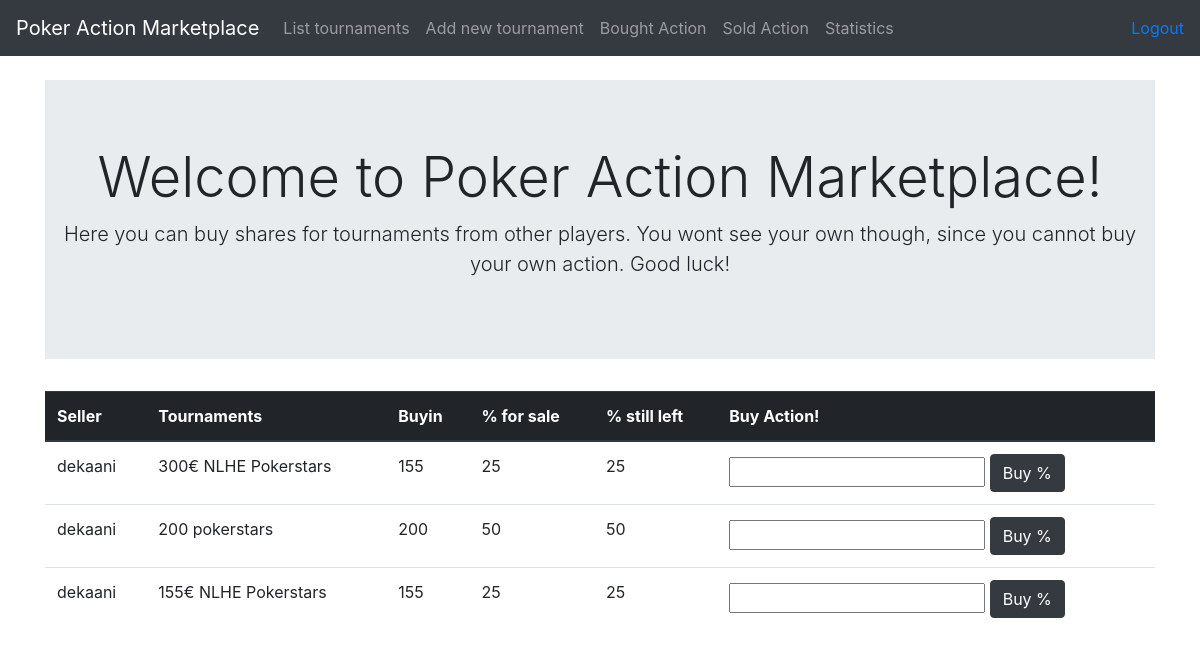
Page /tournaments/ (signed in) on the committed database.
### application/tournamentPackages/models.py (models this page shows, shortened)
class TournamentPackage(Base):
    tournament = db.Column(db.String(144), nullable=False)
    buyin = db.Column(db.Integer, nullable=False)
    pcttobesold = db.Column(db.Integer, nullable=False)
    pctleft = db.Column(db.Integer, nullable=False)
    account_id = db.Column(db.Integer, db.ForeignKey('account.id'), nullable=False)
    def __init__(self, tournament, buyin, pcttobesold):
        self.tournament = tournament
        self.buyin = buyin
        self.pcttobesold = pcttobesold
        self.pctleft = pcttobesold
        self.user = ''
        self.userid = ''
    @staticmethod
    def join_account_on_tournaments():
        stmt = text("SELECT * FROM tournament_package"
                    " LEFT JOIN account on tournament_package.account_id = account.id")
        res = db.engine.execute(stmt)
        tournaments = []
        for row in res:
            tournament = TournamentPackage(row[3], row[4], row[5])
            tournament.user = row[-2]
            tournament.id = row[0]
            tournament.userid = row[7]
            tournament.pctleft = row[6]
            if tournament.userid == current_user.id:
                continue
            tournaments.append(tournament)
        tournaments.sort(key=lambda x: x.user, reverse=True)
        return tournaments

### application/tournamentPackages/views.py (the view)
@app.route('/tournaments/', methods=['GET'])
@login_required(role="USER")
def tournaments_index():
    tournaments = TournamentPackage.join_account_on_tournaments()
    return render_template('tournaments/list.html', tournaments = tournaments)

### application/__init__.py (called while the page is built)
def login_required(role="ANY"):
    def wrapper(fn):
        @wraps(fn)
        def decorated_view(*args, **kwargs):
            if not current_user:
                return login_manager.unauthorized()
            if not current_user.is_authenticated:
                return login_manager.unauthorized()
            unauthorized = False
            if role != "ANY":
                unauthorized = True
                for user_role in current_user.role():
                    if user_role == role:
                        unauthorized = False
                        break
            if unauthorized:
                return login_manager.unauthorized()
            return fn(*args, **kwargs)
        return decorated_view
    return wrapper

@login_manager.user_loader
def load_user(user_id):
    return User.query.get(user_id)

### application/auth/models.py (called while the page is built)
    def role(self):
        if self.name == 'admin':
            return ['ADMIN', 'USER']
        else:
            return['USER']

### application/templates/tournaments/list.html (shortened to what this page needs)
{% extends "layout.html" %}
{% block body %}
<div class="jumbotron jumbotron-fluid">
  <div class="container">
    <h1 class="display-4" align=center>Welcome to Poker Action Marketplace!</h1>
    <p class="lead" align=center>Here you can buy shares for tournaments from other players. You wont see your own though, since you cannot buy your own action. Good luck!</p>
  </div>
</div>
<table class="table">
  <thead class="thead-dark">
  <th scope="col">Seller</th>
  <th scope="col">Tournaments</th>
  <th scope="col">Buyin</th>
  <th scope="col">% for sale</th>
  <th scope="col">% still left</th>
  <th scope="col">Buy Action!</th>
  </thead>
  {% for tournament in tournaments %}
  <tr>
    <td>{{ tournament.user }}</td>
    <td>{{ tournament.tournament }}</td>
    <td>{{ tournament.buyin }}</td>
    <td>{{ tournament.pcttobesold }}</td>
    <td>{{ tournament.pctleft }}</td>
    {% if tournament.pctleft == 0 %}
    <td><button class="btn btn-dark">All sold!</button></td>
    {% else %}
    <td><form method="POST", action="{{ url_for('tournaments_buy_percentage', tournament_id = tournament.id) }}">
      <input name="text">
      <input type="submit", value='Buy %' class="btn btn-dark">
    </form></td>
    {% endif %}
  </tr>
{% endfor %}
</table>
{% endblock %}

### application/templates/layout.html (shortened to what this page needs)
<!DOCTYPE html>
<html>
<head>
  <link rel="stylesheet" href="https://maxcdn.bootstrapcdn.com/bootstrap/4.0.0/css/bootstrap.min.css">
</head>
<body>
  <nav class="navbar navbar-expand-md navbar-dark bg-dark mb-4">
    <a class="navbar-brand" href="#">Poker Action Marketplace</a>
      <div class="collapse navbar-collapse" id="navbarCollapse">
        <ul class="navbar-nav mr-auto">
          <li class="nav-item">
            <a class="nav-link" href="{{ url_for('tournaments_index') }} ">List tournaments</a>
          </li>
          <li class="nav-item">
            <a class="nav-link" href="{{ url_for('tournaments_form') }} ">Add new tournament</a>
          </li>
          <li class="nav-item">
            <a class="nav-link" href="{{ url_for('show_purchased_tournaments') }}">Bought Action</a>
          </li>
          <li class="nav-item">
            <a class="nav-link" href="{{ url_for('show_sold_tournaments') }}">Sold Action</a>
          </li>
          {% if current_user.is_authenticated %}
          {% if current_user.role()[0] == "ADMIN" %}
          <li class="nav-item">
            <a class="nav-link" href="{{ url_for('show_statistics') }}">Statistics</a>
          </li>
          {% endif %}
          {% endif %}
        </ul>
        <div class="form-inline mt-2 mt-md-0">
          {% if current_user.is_authenticated %}
          <a href="{{ url_for('auth_logout') }}">Logout</a>
          {% else %}
          <a class="nav-item" href="{{ url_for('auth_login') }}">Login</a>
          <a class="nav-item" href="{{ url_for('auth_register') }}">Register</a>
          {% endif %}
        </div>
      </div>
      </nav>
<main role="main" class="container">
  {% block body %}{% endblock %}
</main>
</body>
</html>

### rows in the picture
TournamentPackage: user "dekaani", tournament "300€ NLHE Pokerstars", buyin "155", pcttobesold "25", pctleft "25"
TournamentPackage: user "dekaani", tournament "200 pokerstars", buyin "200", pcttobesold "50", pctleft "50"
TournamentPackage: user "dekaani", tournament "155€ NLHE Pokerstars", buyin "155", pcttobesold "25", pctleft "25"
